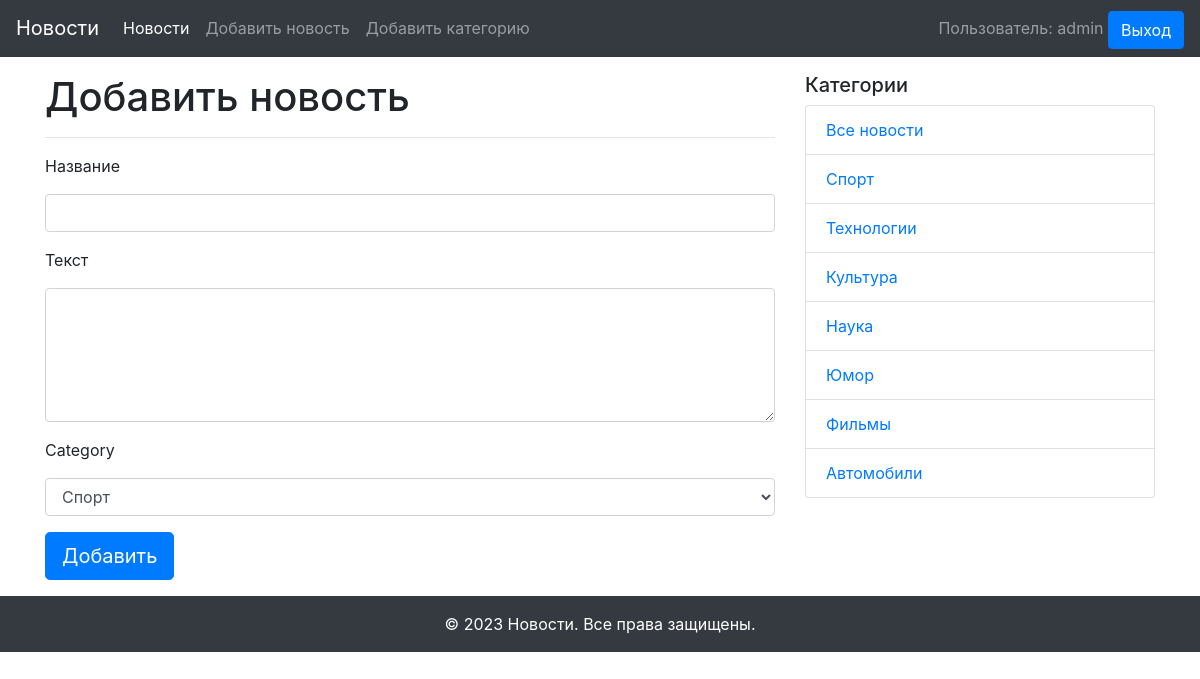
The page /add_news (signed in) on the database its author committed.
### models.py (models this page shows, shortened)
class User(db.Model, UserMixin):
    id = db.Column(db.Integer, primary_key=True)
    name = db.Column(db.String(100))
    username = db.Column(db.String(50), nullable=False, unique=True)
    email = db.Column(db.String(50), nullable=False, unique=True)
    password_hash = db.Column(db.String(100), nullable=False)
    created_on = db.Column(db.DateTime, default=datetime.datetime.now())
    news = db.relationship('News', back_populates='user')

class Category(db.Model):
    id = db.Column(db.Integer, primary_key=True)
    title = db.Column(db.String(255), nullable=False)
    news = db.relationship('News', back_populates='category')

### views.py (the view, shortened to what this page needs)
@app.route('/add_news', methods=['GET', 'POST'])
@login_required
def add_news():
    categories = Category.query.all()
    form = NewsForm()
    return render_template('add_news.html', form=form, categories=categories)

### forms.py
class NewsForm(FlaskForm):
    title = StringField('Название',
                       validators=[DataRequired(message="Поле не должно быть пустым!"),
                                   Length(max=255, message='Введите заголовок длиной до 255 символов')])
    text = TextAreaField('Текст',
                         validators=[DataRequired(message="Поле не должно быть пустым!")])
    category = SelectField(choices=get_categories())
    submit = SubmitField('Добавить')

### models.py (called while the page is built)
@login_manager.user_loader
def load_user(user_id):
    return User.query.get(user_id)

### templates/add_news.html (shortened to what this page needs)
{% extends "base.html" %}
{% block content %}
  <h1>Добавить новость</h1>
  <hr>
  <form method="POST" action="" novalidate>
      <div class="form-group">
        <label >
          {{ form.title.label }}
        </label>
        {{ form.title(class="form-control") }}
      </div>
      <div class="form-group">
        <label >
          {{ form.text.label }}
        </label>
        {{ form.text(class="form-control", rows="5") }}
      </div>
      <div class="form-group">
        <label >
          {{ form.category.label }}
        </label>
        {{ form.category(class="form-control") }}
      </div>
    {{ form.submit(class="btn btn-primary btn-lg") }}
  </form>
{% endblock content %}

### templates/navigation.html (shortened to what this page needs)
<nav class="navbar navbar-expand-md navbar-dark bg-dark">
  <a class="navbar-brand" href="{{ url_for('index') }}">Новости</a>
  <div class="collapse navbar-collapse" id="navbarNav">
    <div class="mr-auto">
      <ul class="navbar-nav">
        <li class="nav-item active">
          <a class="nav-link" href="{{ url_for('index') }}">Новости</a>
        </li>
        <li class="nav-item">
          <a class="nav-link" href="{{ url_for('add_news') }}">Добавить новость</a>
        </li>
        <li class="nav-item">
          <a class="nav-link" href="{{ url_for('add_category') }}">Добавить категорию</a>
        </li>
      </ul>
    </div>
    <div>
      {% if not current_user.is_authenticated %}
        <a class="btn btn-outline-primary" href="{{ url_for('login') }}">Вход</a>
        <a class="btn btn-primary" href="{{ url_for('registration') }}">Регистрация</a>
      {% else %}
        <span class="navbar-text">Пользователь: {{ current_user.name }}</span>
        <a class="btn btn-primary" href="{{ url_for('logout') }}">Выход</a>
      {% endif %}
    </div>
  </div>
</nav>

### templates/side_navigation.html
<div class="col-md-4">
  <h5>Категории</h5>
  <ul class="list-group">
    <li class="list-group-item"><a href="{{ url_for('index') }}">Все новости</a></li>
    {% for category in categories %}
      <li class="list-group-item"><a href="{{ url_for('news_in_category', id=category.id) }}">{{ category.title }}</a></li>
    {% endfor %}
  </ul>
</div>

### rows shown on the page
User: name "admin"
Category: title "Спорт"
Category: title "Технологии"
Category: title "Культура"
Category: title "Наука"
Category: title "Юмор"
Category: title "Фильмы"
Category: title "Автомобили"
